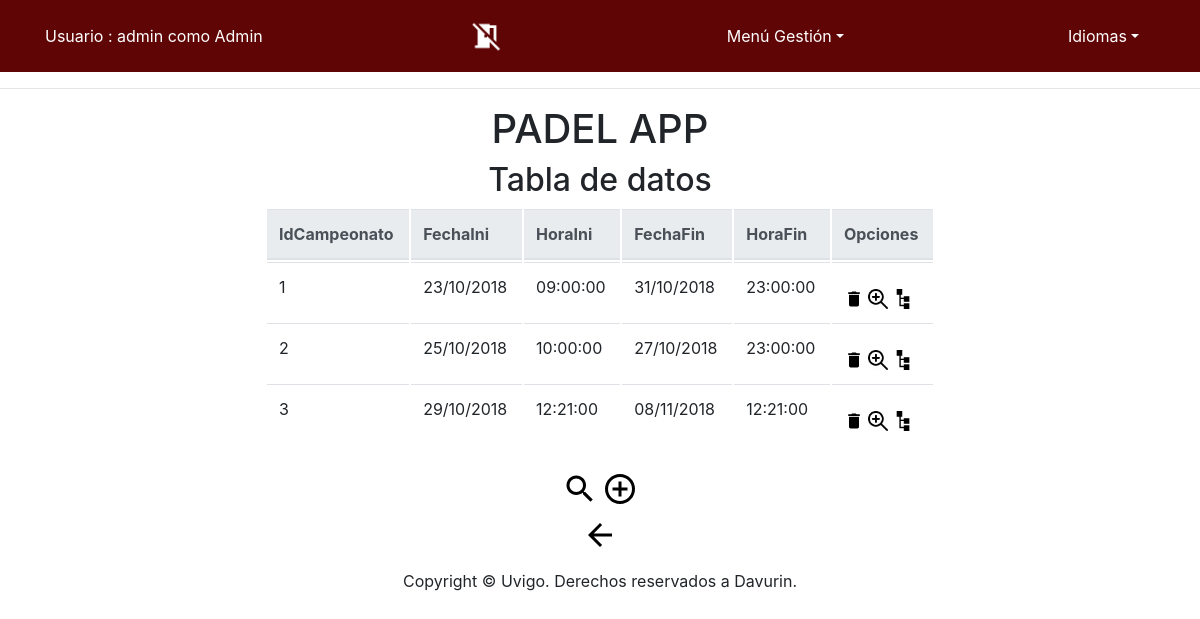
/app/Controllers/CAMPEONATO_CONTROLLER.php (signed in), run on the app's committed database.
### tables this page shows
CREATE TABLE IF NOT EXISTS `Campeonato` (
  `IdCampeonato` INT NOT NULL,
  `FechaIni` DATE NOT NULL,
  `HoraIni` TIME NOT NULL,
  `FechaFin` DATE NOT NULL,
  `HoraFin` TIME NOT NULL,
  PRIMARY KEY (`IdCampeonato`));

### app/Models/CAMPEONATO_MODEL.php (called while the page is built, shortened)
<?php
class CAMPEONATO_MODEL{
	var $IdCampeonato;
    var $FechaIni;
	var $HoraIni;
	var $FechaFin;
	var $HoraFin;
	var $mysqli;
	function __construct($IdCampeonato,$FechaIni,$HoraIni,$FechaFin,$HoraFin) {
		$this->IdCampeonato = $IdCampeonato;
        $this->FechaIni=$FechaIni;
		$this->HoraIni = $HoraIni;
		$this->FechaFin = $FechaFin;
		$this->HoraFin = $HoraFin;
		include_once '../Functions/BdAdmin.php';
		$this->mysqli = ConectarBD();
	}
	function SEARCH() {
		$sql = "select IdCampeonato,
					FechaIni,
					HoraIni,
                    FechaFin,
					HoraFin
       			from CAMPEONATO
    			where
    				(
					(BINARY IdCampeonato LIKE '%$this->IdCampeonato%') &&
                    (BINARY  DATE_FORMAT(FechaIni,'%d/%m/%Y') LIKE '%$this->FechaIni%') &&
					(BINARY HoraIni LIKE '%$this->HoraIni%') &&
    				(BINARY DATE_FORMAT(FechaFin,'%d/%m/%Y') LIKE '%$this->FechaFin%') &&
					(BINARY HoraFin LIKE '%$this->HoraFin%')
    				)";
		if ( !( $resultado = $this->mysqli->query( $sql ) ) ) {
			return 'Error en la consulta sobre la base de datos';
		} else {
			return $resultado;
		}
	}
 	}
?>

### app/Functions/BdAdmin.php (called while the page is built, shortened)
<?php
function ConectarBD()
	{
	    $mysqli = new mysqli("localhost", "user", "pass", "abpbase");
		return $mysqli;
	}
?>

### app/Views/CAMPEONATO/CAMPEONATO_SHOWALL_View.php (the view, shortened to what this page needs)
<?php
class CAMPEONATO_SHOWALL {
	function __construct( $lista, $datos) {
		$this->lista = $lista;
		$this->datos = $datos;
		$this->render($this->lista,$this->datos);
	}
	function render($lista,$datos){
		$this->datos = $datos;
		include '../Views/Header.php';
?>
		<div align="center" class="seccion">
			<h2 align="center">
				<?php echo $strings['Tabla de datos'];?>
			</h2>
			<div class="col-md-7">
			<table align="center" class="table">
				<thead class="thead-light">
				<tr>
<?php
					foreach ( $lista as $atributo ) {
?>
					<th scope="col">
						<?php echo $strings[$atributo]?>
					</th>
<?php
					}
?>
					<th scope="col" colspan="4" >
						<?php echo $strings['Opciones']?>
					</th>
				</tr>
				</thead>
<?php
				while ( $fila = mysqli_fetch_array( $this->datos ) ) {
?>
				<tr>
<?php
					foreach ( $lista as $atributo ) {
?>
					<td>
<?php
					if ( $atributo == 'FechaIni' ) {
						$fila[ $atributo ] = date( "d/m/Y", strtotime( $fila[ $atributo ] ) );
					}
					if ( $atributo == 'FechaFin' ) {
							$fila[ $atributo ] = date( "d/m/Y", strtotime( $fila[ $atributo ] ) );
					}
						echo $fila[ $atributo ];
?>
					</td>
<?php
					}
?>
					<td>
						<form action="../Controllers/CAMPEONATO_CONTROLLER.php" method="get" style="display:inline" >
								<button id ="buttonBien"type="submit" name="action" value="DELETE" ><img src="../Views/icon/delete_big.png" alt="<?php echo $strings['Eliminar']?>" width="20" height="20" /></button>
								<button id ="buttonBien"type="submit" name="action" value="SHOWCURRENT" ><img src="../Views/icon/verdetalles_2.jpg" alt="<?php echo $strings['Ver en detalle']?>" width="20" height="20"/></button>
						</form>
						<form action="../Controllers/CAMPEONATO_CATEGORIA_CONTROLLER.php" method="get" style="display:inline" >
								<button id ="buttonBien"type="submit" ><img src="../Views/icon/categoria.png" alt="<?php echo $strings['Ver en detalle']?>" width="20" height="20"/></button>
						</form>
				</tr>
<?php
				}
?>
			</table>
					<form action='../Controllers/CAMPEONATO_CONTROLLER.php'>
						<button id ="buttonBien" type="submit" name="action" value="SEARCH"><img src="../Views/icon/search_big.png" alt="BUSCAR" /></button>
						<button id ="buttonBien" type="submit" name="action" value="ADD"><img src="../Views/icon/add_big.png" alt="AÑADIR" /></button>
					</form>
			<form action='../Controllers/DEFAULT_CONTROLLER.php' method="post">
				<button id ="buttonBien" type="submit"><img src="../Views/icon/back_big2.png" alt="<?php echo $strings['Atras']?>" /></button>
			</form>
			</div>
		</div>
<?php
		include '../Views/Footer.php';
		}
		}
?>

### data on the page
campeonato: IdCampeonato "1", atributo "23/10/2018", HoraIni "09:00:00", atributo "31/10/2018", HoraFin "23:00:00"
campeonato: IdCampeonato "2", atributo "25/10/2018", HoraIni "10:00:00", atributo "27/10/2018", HoraFin "23:00:00"
campeonato: IdCampeonato "3", atributo "29/10/2018", HoraIni "12:21:00", atributo "08/11/2018", HoraFin "12:21:00"

### other printed values
$strings['Usuario'] "Usuario"
$_SESSION['login'] "admin"
$_SESSION['tipo'] "Admin"
$strings['menuGestion'] "Menú Gestión"
$strings['Tabla de datos'] "Tabla de datos"
$strings[$atributo] "IdCampeonato"
$strings[$atributo] "FechaIni"
$strings[$atributo] "HoraIni"
$strings[$atributo] "FechaFin"
$strings[$atributo] "HoraFin"
$strings['Opciones'] "Opciones"
